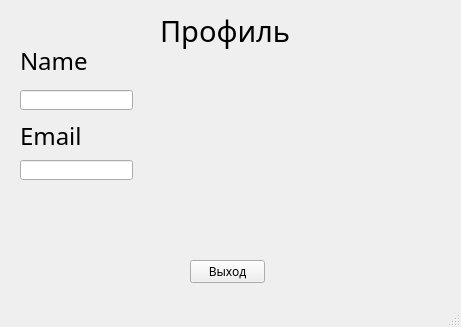
<?xml version="1.0" encoding="UTF-8"?>
<ui version="4.0">
 <class>MainWindow</class>
 <widget class="QMainWindow" name="MainWindow">
  <property name="geometry">
   <rect>
    <x>0</x>
    <y>0</y>
    <width>461</width>
    <height>327</height>
   </rect>
  </property>
  <property name="font">
   <font>
    <family>Malgun Gothic Semilight</family>
   </font>
  </property>
  <property name="windowTitle">
   <string>MainWindow</string>
  </property>
  <widget class="QWidget" name="centralwidget">
   <widget class="QPushButton" name="Vyhod">
    <property name="geometry">
     <rect>
      <x>190</x>
      <y>260</y>
      <width>75</width>
      <height>23</height>
     </rect>
    </property>
    <property name="text">
     <string>Выход</string>
    </property>
   </widget>
   <widget class="QLabel" name="label">
    <property name="geometry">
     <rect>
      <x>160</x>
      <y>10</y>
      <width>161</width>
      <height>41</height>
     </rect>
    </property>
    <property name="font">
     <font>
      <family>Lucida Sans Typewriter</family>
      <pointsize>22</pointsize>
     </font>
    </property>
    <property name="text">
     <string>Профиль</string>
    </property>
   </widget>
   <widget class="QLabel" name="Name_profile">
    <property name="geometry">
     <rect>
      <x>20</x>
      <y>50</y>
      <width>71</width>
      <height>21</height>
     </rect>
    </property>
    <property name="font">
     <font>
      <pointsize>18</pointsize>
     </font>
    </property>
    <property name="text">
     <string>Name</string>
    </property>
   </widget>
   <widget class="QLineEdit" name="Name_profile_2">
    <property name="geometry">
     <rect>
      <x>20</x>
      <y>90</y>
      <width>113</width>
      <height>20</height>
     </rect>
    </property>
   </widget>
   <widget class="QLabel" name="Email_profile">
    <property name="geometry">
     <rect>
      <x>20</x>
      <y>120</y>
      <width>81</width>
      <height>31</height>
     </rect>
    </property>
    <property name="font">
     <font>
      <pointsize>18</pointsize>
     </font>
    </property>
    <property name="text">
     <string>Email</string>
    </property>
   </widget>
   <widget class="QLineEdit" name="Email_profile_2">
    <property name="geometry">
     <rect>
      <x>20</x>
      <y>160</y>
      <width>113</width>
      <height>20</height>
     </rect>
    </property>
   </widget>
   <widget class="QLabel" name="label_2">
    <property name="geometry">
     <rect>
      <x>200</x>
      <y>60</y>
      <width>231</width>
      <height>161</height>
     </rect>
    </property>
    <property name="text">
     <string/>
    </property>
    <property name="pixmap">
     <pixmap>balenci.jpg</pixmap>
    </property>
    <property name="scaledContents">
     <bool>true</bool>
    </property>
   </widget>
  </widget>
  <widget class="QMenuBar" name="menubar">
   <property name="geometry">
    <rect>
     <x>0</x>
     <y>0</y>
     <width>461</width>
     <height>21</height>
    </rect>
   </property>
  </widget>
  <widget class="QStatusBar" name="statusbar"/>
 </widget>
 <resources/>
 <connections/>
</ui>
